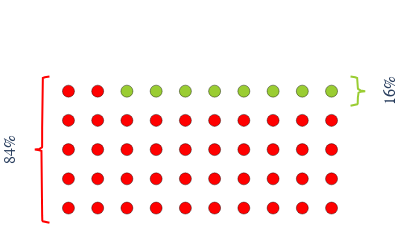

Source (notebook cell):
### Code cell
val_freq_plot(expt3_materials_forChi, 'peter_college','pos_mat', 
                  10,
#                   title= str(mat+" "+cond), 
                  x_block_size=10, 
                  y_block_size=10, 
                  gap_size=0.5, 
                  w=40, 
                  h=30,
                  brace_space_left=-0.3,
                  brace_space_right=.5)

### Figure 1 — Plotly figure (JSON) as saved in the notebook; plotly's stock layout.template omitted (floating-point values rounded to 4 significant figures; data arrays with more than 128 entries replaced by an {"elided": "..."} marker saying what was removed)
{"data": [{"hoverinfo": "text", "hovertext": ["he turns the wrong way down<br>the road without realising.", "bike incident", "Half way to College he has a<br>puncture . It takes him 20<br>minutes to fix making him late<br>for the lecture.", "The chain broke on his bike,<br>and he gets oil all over his<br>trousers.", "He fell off his bike", "He was not able to go to the<br>class on time like he usually<br>does as the professor is<br>Peter's fave.", "He is late because he rides a<br>bike", "His bike gets a flat wheel.", "The lecture is being held by a<br>different professor than<br>expected.  His favourite<br>professor is home sick.", "The professor told him his<br>work had been sub standard", "He hits a pothole and falls<br>off his bike injuring his<br>knee. He is late for his<br>lecture", "He falls off his bike and is<br>late for his lecture.", "Peter's bike tyre went flat<br>and ended up being delayed.", "he has an accident", "In his rush, he hits a pothole<br>and falls over injured from<br>not putting on his helmet.", "the bike gets a puncture so<br>Peter misses the lecture", "peter falls because he is<br>rushing on the bike", "peter gets in a traffic<br>accident", "He was in such a rush that he<br>didn't stop at the traffic<br>lights and he ran into a<br>pedestrian crossing the road<br>which made him late.", "The traffic is bad and Peter<br>still arrives late", "I think Peter does not get to<br>class on time.", "He is hit by a car", "Peter runs into a car, gets<br>injured, and does not make it<br>to the lecture on time.", "his bike gets a flat tire and<br>he is late for class", "He is knocked off his bike by<br>a speeding car being chased by<br>the police.", "He has a collision with<br>another cyclist and his bike<br>is unusable.", "a car hits him", "Peter falls off bike, too<br>distracted by his anxiety<br>about being late.", "He falls off his bike.", "Peter is almost at college<br>when he realises he's<br>forgotten his student ID so<br>has to turn round and get it<br>from home.", "tyre goes flat", "Peter gets a flat tyre.", "Peter gets a flat tyre on his<br>bike", "Peter falls off his bike", "His bike breaks down", "Peter falls off his bike.", "Peter crashes on his bike", "He is hit by a speeding car<br>that turns out to be that<br>professor.", "The chain on his bike breaks."], "marker": {"color": "red", "line": {"color": "black", "width": 0.4}, "size": 12, "symbol": "circle"}, "mode": "markers", "name": "neg (42.0)", "type": "scatter", "x": [0, 1, 2, 3, 4, 5, 6, 7, 8, 9, 0, 1, 2, 3, 4, 5, 6, 7, 8, 9, 0, 1, 2, 3, 4, 5, 6, 7, 8, 9, 0, 1, 2, 3, 4, 5, 6, 7, 8, 9, 0, 1], "y": [0, 0, 0, 0, 0, 0, 0, 0, 0, 0, 1, 1, 1, 1, 1, 1, 1, 1, 1, 1, 2, 2, 2, 2, 2, 2, 2, 2, 2, 2, 3, 3, 3, 3, 3, 3, 3, 3, 3, 3, 4, 4]}, {"hoverinfo": "text", "hovertext": ["his lecture was cancelled", "He made the lecture on time", "he cycles to a museum instead<br>and spends the day there", "Peter is asked to come up the<br>front and help with the<br>lecture", "the lecturer actually showed<br>up for a lecture.", "peter was an hour early so got<br>there in plenty of time anyway", "When he started peddling his<br>bike it started to lift off<br>the ground and fly, Peter<br>decided to quit his course as<br>he only wanted a career so he<br>could afford to see the world,<br>now with Bessie the super bike<br>he could fly anywhere", "He gets there on time"], "marker": {"color": "yellowgreen", "line": {"color": "black", "width": 0.4}, "size": 12, "symbol": "circle"}, "mode": "markers", "name": "pos (8.0)", "type": "scatter", "x": [2, 3, 4, 5, 6, 7, 8, 9], "y": [4, 4, 4, 4, 4, 4, 4, 4]}, {"line": {"color": "red"}, "mode": "lines", "type": "scatter", "x": {"elided": "201 float values"}, "y": {"elided": "201 float values"}}, {"line": {"color": "yellowgreen"}, "mode": "lines", "type": "scatter", "x": [9.65, 9.809, 9.876, 9.895, 9.899, 9.9, 9.9, 9.9, 9.9, 9.9, 9.9, 9.9, 9.9, 9.9, 9.9, 9.9, 9.901, 9.905, 9.924, 9.991, 10.15, 9.991, 9.924, 9.905, 9.901, 9.9, 9.9, 9.9, 9.9, 9.9, 9.9, 9.9, 9.9, 9.9, 9.9, 9.9, 9.899, 9.895, 9.876, 9.809, 9.65], "y": [3.5, 3.525, 3.55, 3.575, 3.6, 3.625, 3.65, 3.675, 3.7, 3.725, 3.75, 3.775, 3.8, 3.825, 3.85, 3.875, 3.9, 3.925, 3.95, 3.975, 4, 4.025, 4.05, 4.075, 4.1, 4.125, 4.15, 4.175, 4.2, 4.225, 4.25, 4.275, 4.3, 4.325, 4.35, 4.375, 4.4, 4.425, 4.45, 4.475, 4.5]}], "layout": {"annotations": [{"font": {"family": "Arial", "size": 16}, "showarrow": false, "text": "84%", "textangle": -90, "x": -2, "y": 2}, {"font": {"family": "Arial", "size": 16}, "showarrow": false, "text": "16%", "textangle": -90, "x": 11, "y": 4}], "height": 150, "margin": {"b": 0, "l": 0, "r": 0, "t": 30}, "paper_bgcolor": "rgba(255,255,255,1)", "plot_bgcolor": "rgba(0,0,0,0)", "showlegend": false, "title": {"text": ""}, "width": 400, "xaxis": {"scaleanchor": "y", "scaleratio": 1, "showgrid": false, "showline": false, "showticklabels": false, "visible": false, "zeroline": false}, "yaxis": {"constrain": "domain", "range": [-1, 6], "showgrid": false, "showline": false, "showticklabels": false, "visible": false, "zeroline": false}}}
